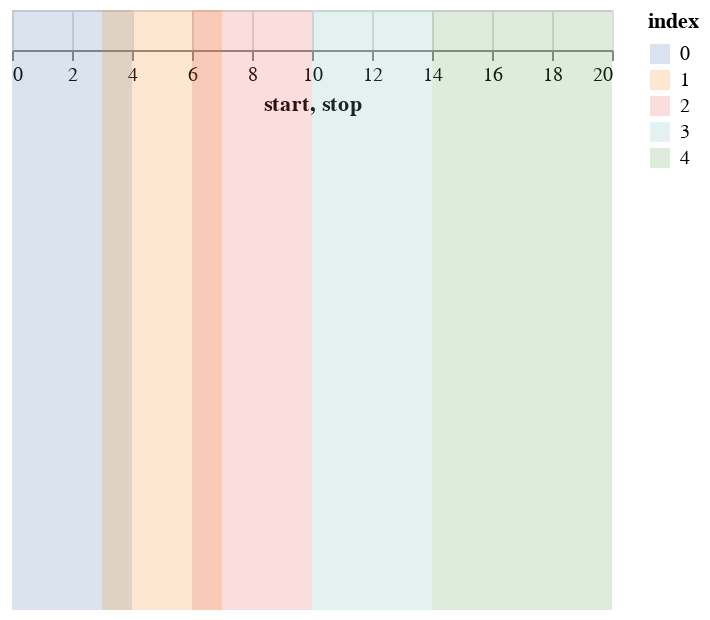

The notebook cell this image was saved under:
### Code cell
alt.Chart(
    cutoff.reset_index()
).mark_rect(
    opacity=0.2
).encode(
    x='start',
    x2='stop',
    y=alt.value(0),  # pixels from top
    y2=alt.value(300),  # pixels from top
    color='index:N'
)

### Figure 1 — Vega-Lite specification as saved in the notebook (floating-point values rounded to 4 significant figures)
{"config": {"view": {"continuousWidth": 300, "continuousHeight": 300}}, "data": {"name": "data-039956df3e3e21a36c1f59439c774c1f"}, "mark": {"type": "rect", "opacity": 0.2}, "encoding": {"color": {"field": "index", "type": "nominal"}, "x": {"field": "start", "type": "quantitative"}, "x2": {"field": "stop"}, "y": {"value": 0}, "y2": {"value": 300}}, "$schema": "https://vega.github.io/schema/vega-lite/v5.14.1.json", "datasets": {"data-039956df3e3e21a36c1f59439c774c1f": [{"index": 0, "start": 0, "stop": 4}, {"index": 1, "start": 3, "stop": 7}, {"index": 2, "start": 6, "stop": 10}, {"index": 3, "start": 10, "stop": 14}, {"index": 4, "start": 14, "stop": 20}]}}
